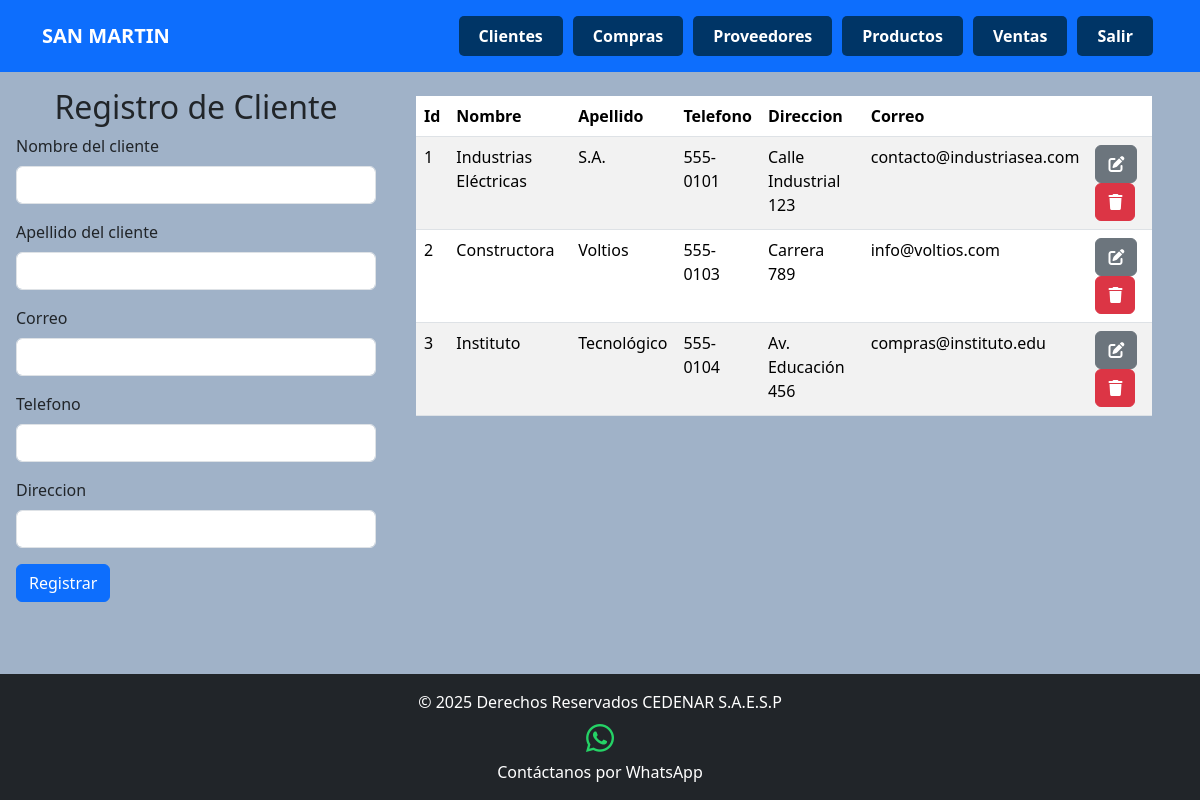
Screenshot of /templates/cliente.php (signed in) with the database file from the repository.
### tables this page shows
CREATE TABLE `cliente` (

  `ID` int NOT NULL AUTO_INCREMENT,

  `Nombre` varchar(100) DEFAULT NULL,

  `Apellido` varchar(100) DEFAULT NULL,

  `Correo` varchar(100) DEFAULT NULL,

  `Direccion` varchar(255) DEFAULT NULL,

  `Telefono` varchar(20) DEFAULT NULL,

  `TipoCliente` varchar(50) DEFAULT NULL,

  `UsuarioID` int DEFAULT NULL,

  PRIMARY KEY (`ID`),

  FOREIGN KEY (`UsuarioID`) REFERENCES `usuario` (`ID`)

);

### models/Conexion.php (called while the page is built, shortened)
<?php
class Conexion {
    private $host = 'localhost:3307';
    private $usuario = 'root';
    private $contrasena = '';
    private $base_de_datos = 'SubestacionSanmartin';
    private $conn;
    public function __construct() {
        $this->conn = new mysqli($this->host, $this->usuario, $this->contrasena, $this->base_de_datos);
    }
    public function getConexion() {
        return $this->conn;
    }
}
?>

### controllers/clienteController.php (called while the page is built, shortened)
<?php
require_once '../models/cliente.php';
require_once '../models/conexion.php';
class ClienteController {
    private $db;
    public function __construct() {
        $conexion = new Conexion();
        $this->db = $conexion->getConexion();
    }
    public function obtenerTodosLosClientesPorID($usuario_id) {
        $sql = "SELECT * FROM cliente WHERE UsuarioID = ?";
        $stmt = $this->db->prepare($sql);
        $stmt->bind_param('s', $usuario_id);
        $stmt->execute();
        $resultado = $stmt->get_result();
        $clientes = [];
        while ($row = $resultado->fetch_assoc()) {
            $clientes[] = new Cliente($row['ID'], $row['Nombre'], $row['Apellido'], $row['Correo'], $row['Direccion'], $row['Telefono'], $row['UsuarioID']);
        }
        return $clientes;
    }
}

### models/cliente.php (called while the page is built, shortened)
<?php
class Cliente {
    private $ID;
    private $Nombre;
    private $Apellido;
    private $Correo;
    private $Direccion;
    private $Telefono;
    public function __construct($ID, $Nombre, $Apellido, $Correo, $Direccion, $Telefono, $UsuarioID) {
        $this->ID = $ID;
        $this->Nombre = $Nombre;
        $this->Apellido = $Apellido;
        $this->Correo = $Correo;
        $this->Direccion = $Direccion;
        $this->Telefono = $Telefono;
    }
    public function getID() {
        return $this->ID;
    }
    public function getNombre() {
        return $this->Nombre;
    }
    public function getApellido() {
        return $this->Apellido;
    }
    public function getCorreo() {
        return $this->Correo;
    }
    public function getDireccion() {
        return $this->Direccion;
    }
    public function getTelefono() {
        return $this->Telefono;
    }
}

### templates/cliente.php (the view, shortened to what this page needs)
<?php
require_once '../includes/headerLogin.php';
require_once '../controllers/clienteController.php';
$usuario_id = $_SESSION['usuario_id'];
$controller = new ClienteController();
$clientes = $controller->obtenerTodosLosClientesPorID($usuario_id);
?>
<main class="main">
    <section>
        <div class="container-fluid row">
            <form class="col-4 p-3" action="../controllers/clienteHandler.php" method="POST">
                <h2 class="text-center" id="titulo">Registro de Cliente</h2>
                <div class="mb-3">
                    <label for="exampleInputEmail1" class="form-label">Nombre del cliente</label>
                    <input type="text" class="form-control" name="nombre" required autofocus>
                </div>
                <div class="mb-3">
                    <label for="exampleInputEmail1" class="form-label">Apellido del cliente</label>
                    <input type="text" class="form-control" name="apellido" required>
                </div>
                <div class="mb-3">
                    <label for="exampleInputEmail1" class="form-label">Correo</label>
                    <input type="email" class="form-control" name="correo" required>
                </div>
                <div class="mb-3">
                    <label for="exampleInputEmail1" class="form-label">Telefono</label>
                    <input type="tel" class="form-control" name="telefono" pattern="\d{10}" maxlength="10" title="El número de teléfono debe tener 10 dígitos." oninput="this.value = this.value.replace(/[^0-9]/g, '');" required>
                </div>
                <div class="mb-3">
                    <label for="exampleInputEmail1" class="form-label">Direccion</label>
                    <input type="text" class="form-control" name="direccion" required>
                </div>
                <button type="submit" class="btn btn-primary" name="BtnRegistrar" value="OK">Registrar</button>
            </form>
            <div class="col-8 p-4">
                <div class="table-responsive">
                    <table class="table table-striped table-hover">
                        <thead>
                            <tr>
                                <th scope="col">Id</th>
                                <th scope="col">Nombre</th>
                                <th scope="col">Apellido</th>
                                <th scope="col">Telefono</th>
                                <th scope="col">Direccion</th>
                                <th scope="col">Correo</th>
                                <th scope="col"></th>
                            </tr>
                        </thead>
                        <tbody>
                            <?php if (is_array($clientes) || is_object($clientes)): ?>
                                <?php foreach ($clientes as $cliente): ?>
                                    <tr>
                                        <td><?php echo htmlspecialchars($cliente->getID()); ?></td>
                                        <td><?php echo htmlspecialchars($cliente->getNombre()); ?></td>
                                        <td><?php echo htmlspecialchars($cliente->getApellido()); ?></td>
                                        <td><?php echo htmlspecialchars($cliente->getTelefono()); ?></td>
                                        <td><?php echo htmlspecialchars($cliente->getDireccion()); ?></td>
                                        <td><?php echo htmlspecialchars($cliente->getCorreo()); ?></td>
                                        <td>
                                            <a href='actualizarCliente.php?id=<?php echo htmlspecialchars($cliente->getID()); ?>' class='btn btn-secondary'>
                                                <i class='fa-solid fa-pen-to-square'></i>
                                            </a>
                                            <a href='../controllers/clienteHandler.php?accion=eliminar&id=<?php echo htmlspecialchars($cliente->getID()); ?>' class='btn btn-danger' onclick='return confirm("¿Estás seguro de que deseas eliminar este cliente?")'>
                                                <i class='fa-solid fa-trash'></i>
                                            </a>
                                        </td>
                                    </tr>
                                <?php endforeach; ?>
                            <?php else: ?>
                                <tr><td colspan="7">No hay clientes para mostrar.</td></tr>
                            <?php endif; ?>
                        </tbody>
                    </table>
                </div>
            </div>
        </div>
    </section>
</main>
<?php
require_once '../includes/footer.php';
?>

### styles.css (style rules this page uses)
html, body { height: 100%; }
body { display: flex; flex-direction: column; }
main { flex: 1; }
.fondo { background-color: #b3daff; }

### includes/headerLogin.php (style rules this page uses)
.fondo { background-color: #A0B2C8; min-height: 100vh; }

### rows the page displays
cliente: ID "1", Nombre "Industrias Eléctricas", Apellido "S.A.", Telefono "555-0101", Direccion "Calle Industrial 123", Correo "contacto@industriasea.com"
cliente: ID "2", Nombre "Constructora", Apellido "Voltios", Telefono "555-0103", Direccion "Carrera 789", Correo "info@voltios.com"
cliente: ID "3", Nombre "Instituto", Apellido "Tecnológico", Telefono "555-0104", Direccion "Av. Educación 456", Correo "compras@instituto.edu"
